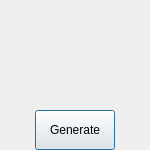
<?xml version="1.0" encoding="UTF-8"?>
<ui version="4.0">
 <class>GeneratorDialog</class>
 <widget class="QDialog" name="GeneratorDialog">
  <property name="geometry">
   <rect>
    <x>0</x>
    <y>0</y>
    <width>150</width>
    <height>150</height>
   </rect>
  </property>
  <property name="minimumSize">
   <size>
    <width>150</width>
    <height>150</height>
   </size>
  </property>
  <property name="maximumSize">
   <size>
    <width>150</width>
    <height>150</height>
   </size>
  </property>
  <property name="windowTitle">
   <string>GenerateGialog</string>
  </property>
  <widget class="QPushButton" name="generateButton">
   <property name="geometry">
    <rect>
     <x>35</x>
     <y>110</y>
     <width>80</width>
     <height>40</height>
    </rect>
   </property>
   <property name="text">
    <string>Generate</string>
   </property>
  </widget>
  <widget class="QLabel" name="label">
   <property name="geometry">
    <rect>
     <x>25</x>
     <y>5</y>
     <width>100</width>
     <height>100</height>
    </rect>
   </property>
   <property name="minimumSize">
    <size>
     <width>100</width>
     <height>100</height>
    </size>
   </property>
   <property name="maximumSize">
    <size>
     <width>100</width>
     <height>100</height>
    </size>
   </property>
   <property name="text">
    <string/>
   </property>
   <property name="scaledContents">
    <bool>true</bool>
   </property>
  </widget>
 </widget>
 <resources/>
 <connections/>
</ui>
